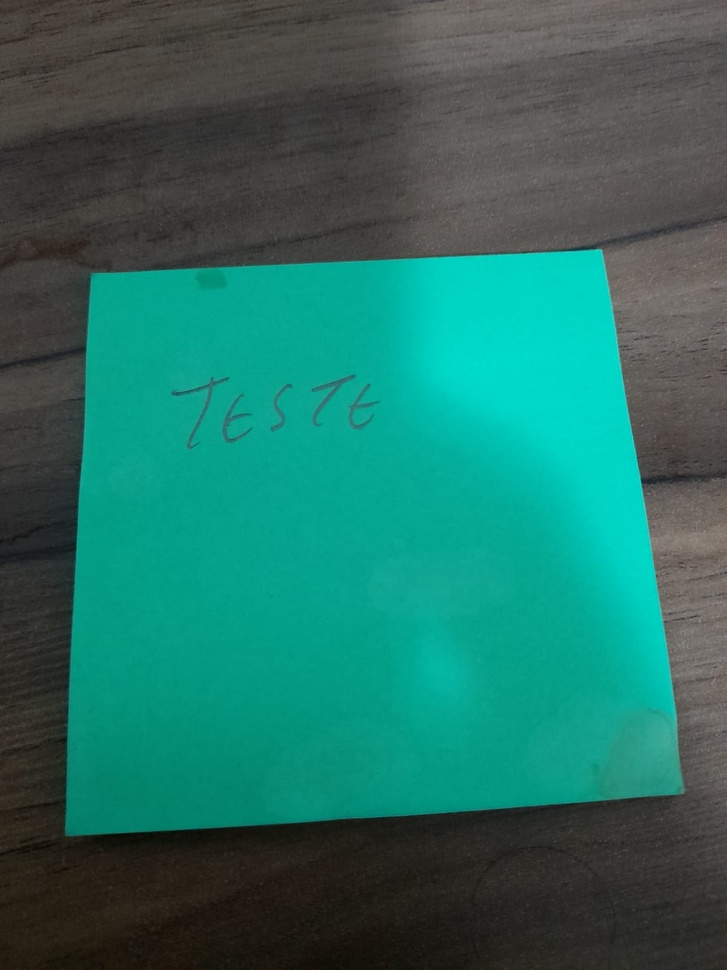
#> input picture data/sample_prescription.jpeg, 727 x 970 px, shrunk from 1200 x 1600 before the run
$ python pensieve.py
#> lines starting #> are read from the running program, lines starting #| are printed output that depends on the picture; after the words box and inside, x2 and y2 are one past the last pixel; in counts of white or black regions, pixels touching at a corner belong together
import cv2
import pytesseract
import os

# Configuração do Tesseract
pytesseract.pytesseract.tesseract_cmd = "/usr/local/bin/tesseract"

# Função para processar a imagem
def process_prescription(image_path):
    # Carregar a imagem
#> called with image_path = 'data/sample_prescription.jpeg'
    image = cv2.imread(image_path)
#> image is the input picture: shape (970, 727, 3); mean B, G, R 98.6, 110.3, 38.8

    # Converter para escala de cinza
    gray = cv2.cvtColor(image, cv2.COLOR_BGR2GRAY)
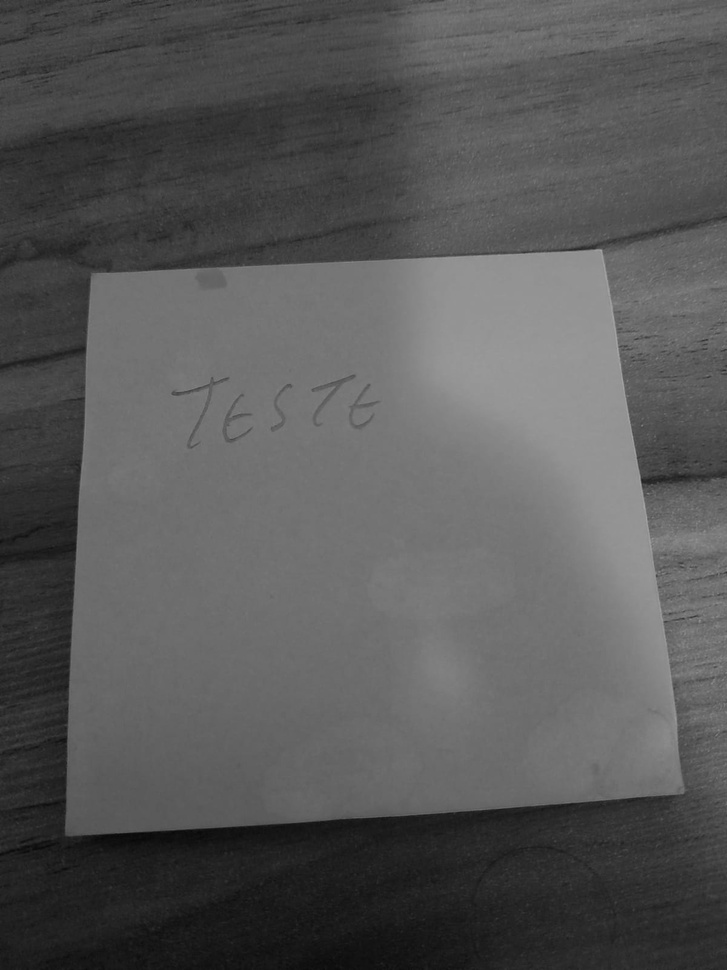
#> gray: shape (970, 727); min 7, max 168, mean 87.6

    # Aplicar binarização
    _, binary_image = cv2.threshold(gray, 128, 255, cv2.THRESH_BINARY | cv2.THRESH_OTSU)
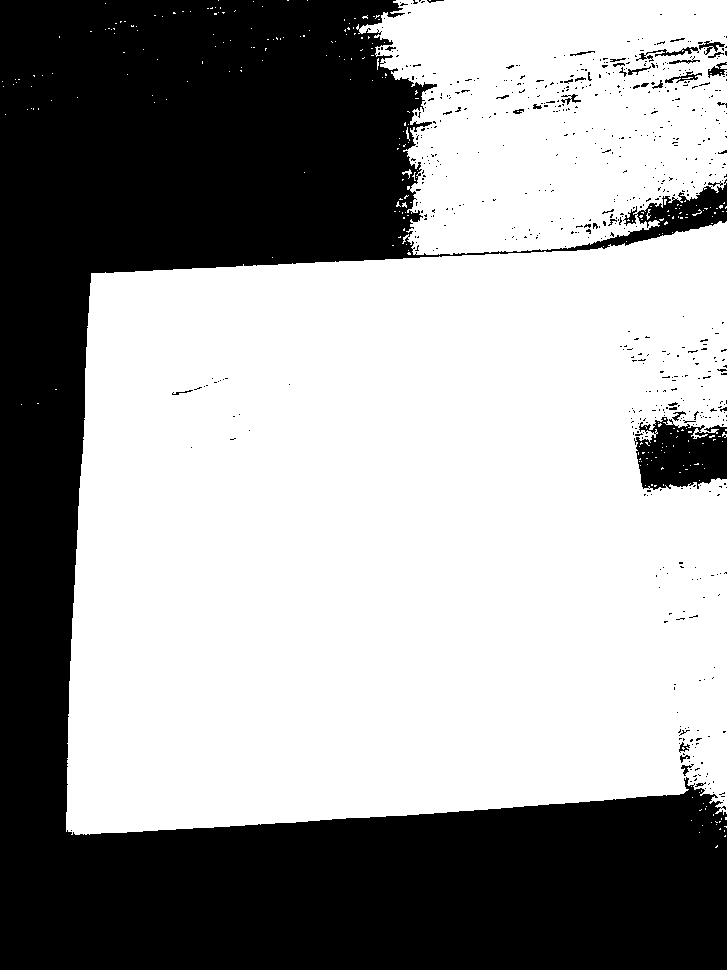
#> binary_image: shape (970, 727); 61% white; 641 black regions (605 under 20 px), largest, box (x1, y1, x2, y2) and area: (0, 0, 727, 970) 266172, (634, 417, 727, 490) 4838, (636, 47, 699, 62) 235

    # Realizar OCR
#> (the run stopped early here; a loop or call above may not have finished)
